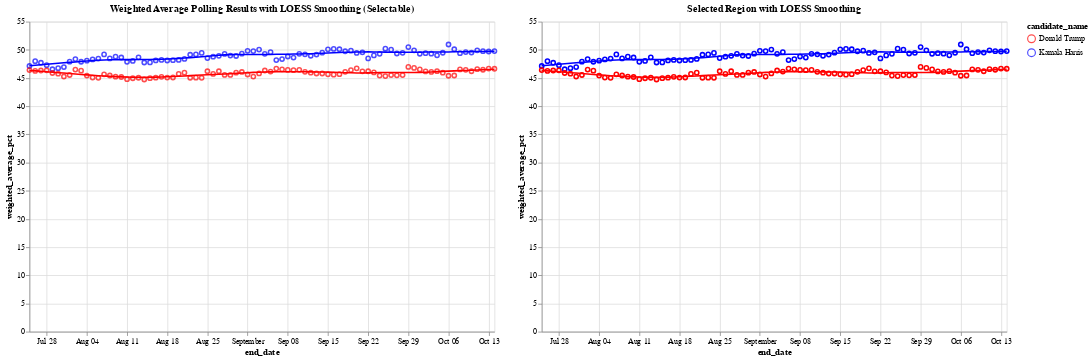

Write notebook code for a chart like this one.
### Markdown cell above
Let's look at the loess smoothed curve of this

### Code cell
# Define the color scale for the two candidates
color_scale = alt.Scale(domain=['Donald Trump', 'Kamala Harris'], range=['red', 'blue'])

# Step 1: Create a selection brush for the horizontal axis (end_date)
brush = alt.selection_interval(encodings=['x'])  # Brush selection on the x-axis

# Step 2: Create the base chart with points and LOESS smoothing (Chart 1)
base = alt.Chart(df_weighted_averages).mark_point().encode(
    x='end_date:T',
    y='weighted_average_pct:Q',
    color=alt.Color('candidate_name:N', scale=color_scale)
)

loess = base.transform_loess(
    'end_date', 'weighted_average_pct', groupby=['candidate_name'], bandwidth=0.3
).mark_line()

chart1 = (base + loess).add_params(
    brush  # Add the brush selection to Chart 1
).properties(
    title='Weighted Average Polling Results with LOESS Smoothing (Selectable)',
    width=600,
    height=400
)

# Step 3: Create the side-by-side chart that will show the selected region with tooltip

# Apply the same selection filter to both points and LOESS in chart2
selected_points = base.encode(
    opacity=alt.condition(brush, alt.value(1), alt.value(0)),  # Highlight only selected points
    tooltip=['end_date:T', 'candidate_name:N', 'weighted_average_pct:Q']  # Add tooltip for points
).transform_filter(
    brush  # Filter by brush selection
)

# Apply LOESS smoothing for the selected range
selected_loess = alt.Chart(df_weighted_averages).transform_loess(
    'end_date', 'weighted_average_pct', groupby=['candidate_name'], bandwidth=0.3
).mark_line().encode(
    x='end_date:T',
    y='weighted_average_pct:Q',
    color=alt.Color('candidate_name:N', scale=color_scale),
    tooltip=['end_date:T', 'candidate_name:N', 'weighted_average_pct:Q']
).transform_filter(
    brush  # Filter the LOESS line by the brush selection
)

# Combine selected points and LOESS for the second chart
chart2 = (selected_points + selected_loess).properties(
    title='Selected Region with LOESS Smoothing',
    width=600,
    height=400
)

# Combine the two charts side by side
final_chart = alt.hconcat(chart1, chart2)

# Display the final chart
final_chart.show()

### Figure 1 — Vega-Lite specification as saved in the notebook (floating-point values rounded to 4 significant figures; data arrays with more than 128 entries replaced by an {"elided": "..."} marker saying what was removed)
{"config": {"view": {"continuousWidth": 300, "continuousHeight": 300}}, "hconcat": [{"layer": [{"mark": {"type": "point"}, "encoding": {"color": {"field": "candidate_name", "scale": {"domain": ["Donald Trump", "Kamala Harris"], "range": ["red", "blue"]}, "type": "nominal"}, "x": {"field": "end_date", "type": "temporal"}, "y": {"field": "weighted_average_pct", "type": "quantitative"}}, "name": "view_1"}, {"mark": {"type": "line"}, "encoding": {"color": {"field": "candidate_name", "scale": {"domain": ["Donald Trump", "Kamala Harris"], "range": ["red", "blue"]}, "type": "nominal"}, "x": {"field": "end_date", "type": "temporal"}, "y": {"field": "weighted_average_pct", "type": "quantitative"}}, "transform": [{"loess": "weighted_average_pct", "on": "end_date", "bandwidth": 0.3, "groupby": ["candidate_name"]}]}], "height": 400, "title": "Weighted Average Polling Results with LOESS Smoothing (Selectable)", "width": 600}, {"layer": [{"mark": {"type": "point"}, "encoding": {"color": {"field": "candidate_name", "scale": {"domain": ["Donald Trump", "Kamala Harris"], "range": ["red", "blue"]}, "type": "nominal"}, "opacity": {"condition": {"param": "param_1", "value": 1}, "value": 0}, "tooltip": [{"field": "end_date", "type": "temporal"}, {"field": "candidate_name", "type": "nominal"}, {"field": "weighted_average_pct", "type": "quantitative"}], "x": {"field": "end_date", "type": "temporal"}, "y": {"field": "weighted_average_pct", "type": "quantitative"}}, "transform": [{"filter": {"param": "param_1"}}]}, {"mark": {"type": "line"}, "encoding": {"color": {"field": "candidate_name", "scale": {"domain": ["Donald Trump", "Kamala Harris"], "range": ["red", "blue"]}, "type": "nominal"}, "tooltip": [{"field": "end_date", "type": "temporal"}, {"field": "candidate_name", "type": "nominal"}, {"field": "weighted_average_pct", "type": "quantitative"}], "x": {"field": "end_date", "type": "temporal"}, "y": {"field": "weighted_average_pct", "type": "quantitative"}}, "transform": [{"loess": "weighted_average_pct", "on": "end_date", "bandwidth": 0.3, "groupby": ["candidate_name"]}, {"filter": {"param": "param_1"}}]}], "height": 400, "title": "Selected Region with LOESS Smoothing", "width": 600}], "data": {"name": "data-eb1ac21ddde776dfc9fcf80945bf6de9"}, "params": [{"name": "param_1", "select": {"type": "interval", "encodings": ["x"]}, "views": ["view_1"]}], "$schema": "https://vega.github.io/schema/vega-lite/v5.20.1.json", "datasets": {"data-eb1ac21ddde776dfc9fcf80945bf6de9": {"elided": "164 records"}}}
